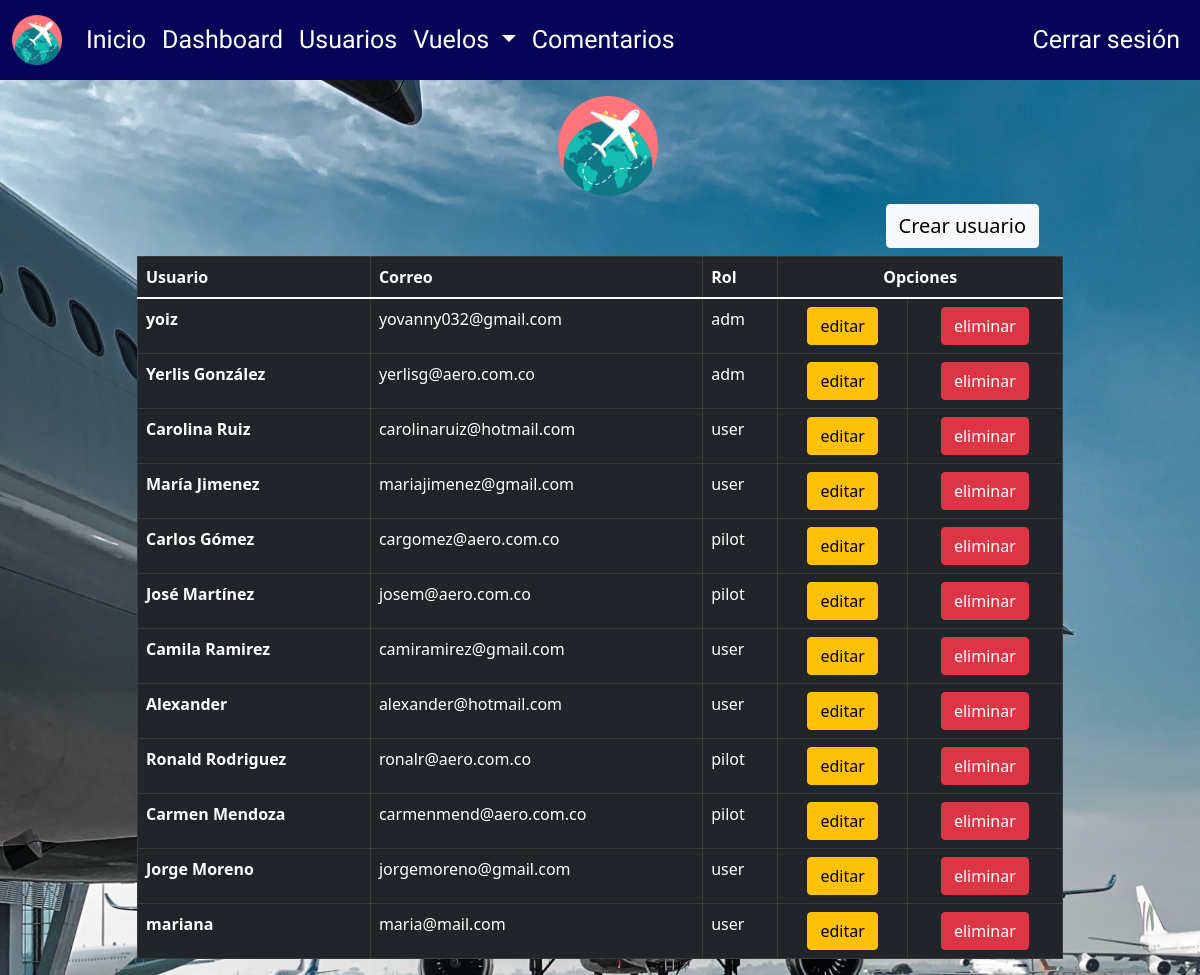
The page /usuarios (signed in) on the database its author committed.
### tables this page shows
CREATE TABLE usuarios (idusuarios INTEGER PRIMARY KEY ASC AUTOINCREMENT, nombre VARCHAR (45) NOT NULL, correo VARCHAR (45) UNIQUE NOT NULL, contrasena VARCHAR (45) NOT NULL, rol VARCHAR DEFAULT user NOT NULL);

### app.py (the view)
@app.route('/usuarios')
@login_required
def usuarios():
    rol_usuario = session.get('rol')
    if rol_usuario == 'adm':
        usuarios = usuarios_consulta()
        return render_template('usuarios.html', usuarios=usuarios)
    else:
        return redirect(url_for('acceso_denegado'))

### app.py (called while the page is built)
def login_required(view):
    @functools.wraps(view)
    def wrapped_view(**kwargs):
        if g.user is None:
            return redirect(url_for('login'))
        return view(**kwargs)
    return wrapped_view

@app.before_request
def cargar_usuario_registrado():
    print("Entró en before_request.")
    id_usuario = session.get('id_user')
    if id_usuario is None:
        g.user = None
    else:
        g.user = consultar_usuario_g(id_usuario)
    print("usuario", g.user)

### repository/data_repository.py (called while the page is built)
def consultar_usuario_g(id):
    db = get_db()
    cursor = db.execute(
        'SELECT idusuarios, nombre, correo, contrasena FROM usuarios WHERE idusuarios = ?',
        (id,)).fetchone()
    return cursor

def usuarios_consulta():
    sql = "SELECT * FROM usuarios"
    conn = sql_connection()
    cursor = conn.cursor()
    cursor.execute(sql)
    usuarios = cursor.fetchall()
    return usuarios

### utils/db.py (called while the page is built)
def get_db():
    try:
        if 'db' not in g:
            print('conectada')
            g.db = sqlite3.connect('bd_vuelos.db')
        return g.db
    except Error:
        print(Error)

def sql_connection():
    try:
        conn=sqlite3.connect('bd_vuelos.db')
        return conn
    except Error:
        print(Error)

### templates/usuarios.html (shortened to what this page needs)
{% extends 'base.html' %}
{% block body %}
  <body class="body-registro">
    <header id="header">
      <nav class="navbar navbar-expand-lg fixed-top">
        <div class="container-fluid">
          <a class="navbar-brand" href="/">
            <img src="../static/img/aeropuerto.png" alt="logo" />
          </a>
          <div class="collapse navbar-collapse" id="navbarNav">
            <ul class="navbar-nav">
              <li class="nav-item">
                <a class="nav-link" aria-current="page" href="/">Inicio</a>
              </li>
              <li class="nav-item">
                <a class="nav-link active" href="/dashboard">Dashboard</a>
              </li>
              <li class="nav-item">
                <a class="nav-link" href="/usuarios">Usuarios</a>
              </li>
              <li class="nav-item dropdown">
                <a
                  class="nav-link dropdown-toggle"
                  href="#"
                  id="navbarDropdown"
                  role="button"
                  data-bs-toggle="dropdown"
                  aria-expanded="true"
                >
                  Vuelos
                </a>
              </li>
              <li class="nav-item">
                <a class="nav-link" href="/comentarios">Comentarios</a>
              </li>
            </ul>
          </div>
          <div class="collapse navbar-collapse" id="navbar-font">
            <ul class="navbar-nav ms-auto mb-2 mb-lg-0">
              <li class="nav-item">
                <a class="nav-link" href="/logout">Cerrar sesión</a>
              </li>
            </ul>
          </div>
        </div>
      </nav>
    </header>
    <main>
      <section class="section-registro">
        <div class="container">
          <div class="row justify-content-center ">
            <div class="table-responsive col-md-6 col-lg-10 ">
                <div class="container mt-2 mb-2 text-end">
                    <a href="/crear_usuario" class="fs-5 btn btn-light">Crear usuario</a>
                </div>
                <table class="table table-bordered border-light" >
                    <thead class="table-dark ">
                      <tr >
                        <th scope="col">Usuario</th>
                        <th scope="col">Correo</th>
                        <th scope="col">Rol</th>
                        <th colspan="2" class="table-dark text-center" >Opciones</th>
                      </tr>
                    </thead>
                    <tbody class="table-dark">
                      {%for usuario in usuarios %}
                      <tr>
                        <th scope="row">{%print(usuario[1]) %}</th>
                        <td>{%print(usuario[2]) %}</td>
                        <td>{%print(usuario[4]) %}</td>
                        <td class="text-center">
                            <a class="btn btn-warning " href="/editar/{{usuario[0]}}">editar</a>
                        </td >
                        <td class="text-center">
                            <a class="btn btn-danger btn-delete" href="/eliminar/{{usuario[0]}}">eliminar</a>
                        </td>
                      </tr>
                      {%endfor %}
                    </tbody>
                  </table>
            </div>
          </div>
        </div>
      </section>
    </main>
  </body>
{% endblock %}

### templates/base.html (shortened to what this page needs)
<!DOCTYPE html>
<html lang="en">
  <head>
    <link
      href="https://cdn.jsdelivr.net/npm/bootstrap@5.1.3/dist/css/bootstrap.min.css"
      rel="stylesheet"
    />
    <link rel="stylesheet" href="../static/css/style.css" />
  </head>
  <body class="body-registro">
    <main>
      <section class="logo-registro">
        <div class="container">
          <div class="row justify-content-center pt-5 mt-5 ms-1">
            <div class="col-md-4 col-lg text-center">
              <img src="../static/img/aeropuerto.png" alt="Logo" />
            </div>
          </div>
        </div>
      </section>
      <section class="section-registro">
        {% block body %} {% endblock %}
      </section>
    </main>
  </body>
</html>

### static/css/style.css (style rules this page uses)
* { box-sizing: border-box; margin: 0; padding: 0; }
#header a { color: white; font-size: 25px; }
#header nav a img { width: 50px; }
.logo-inicio img, .logo-registro img { width: 100px; }
nav.navbar { background-color: #060358; height: 80px; }
#header, #footer, #main { font-family: "Open Sans Condensed", sans-serif; }
.body-login, .body-registro { background-image: url(../img/pexels-ekky-wicaksono-2.jpg); background-repeat: no-repeat; background-size: cover; background-attachment: fixed; }
:root { --color_cancelados: #b64b51; --color_realizados: rgb(87, 156, 87); --color_salidas: rgb(169, 206, 82); --color_llegadas: rgb(121, 133, 98); --background_color: white; }

### rows shown on the page
usuarios: nombre "yoiz", correo "yovanny032@gmail.com", rol "adm"
usuarios: nombre "Yerlis González", correo "yerlisg@aero.com.co", rol "adm"
usuarios: nombre "Carolina Ruiz", correo "carolinaruiz@hotmail.com", rol "user"
usuarios: nombre "María Jimenez", correo "mariajimenez@gmail.com", rol "user"
usuarios: nombre "Carlos Gómez", correo "cargomez@aero.com.co", rol "pilot"
usuarios: nombre "José Martínez", correo "josem@aero.com.co", rol "pilot"
usuarios: nombre "Camila Ramirez", correo "camiramirez@gmail.com", rol "user"
usuarios: nombre "Alexander", correo "alexander@hotmail.com", rol "user"
usuarios: nombre "Ronald Rodriguez", correo "ronalr@aero.com.co", rol "pilot"
usuarios: nombre "Carmen Mendoza", correo "carmenmend@aero.com.co", rol "pilot"
usuarios: nombre "Jorge Moreno", correo "jorgemoreno@gmail.com", rol "user"
usuarios: nombre "mariana", correo "maria@mail.com", rol "user"
